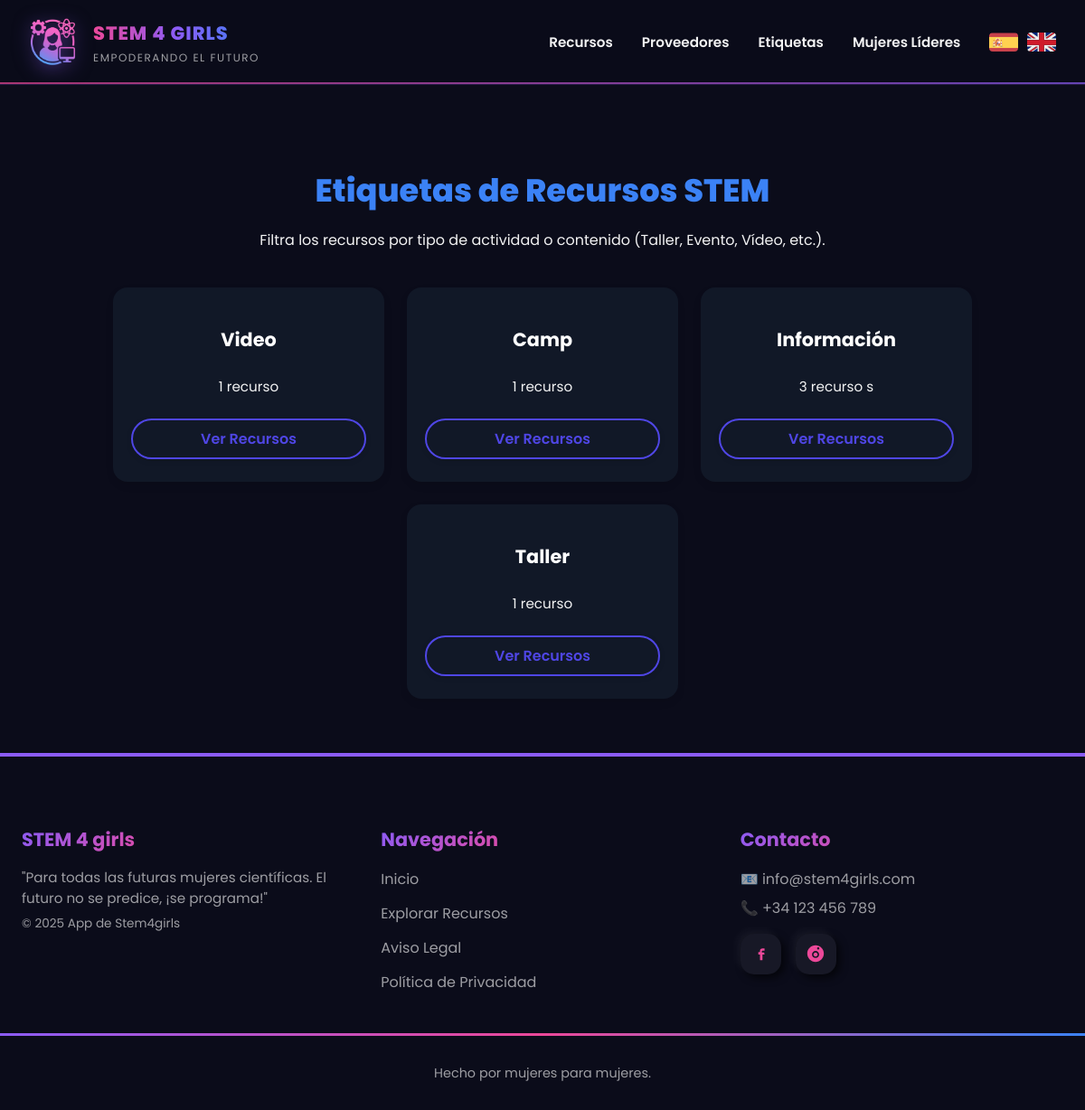
/appstem4girls/tags/, run on an earlier commit of the app's database.
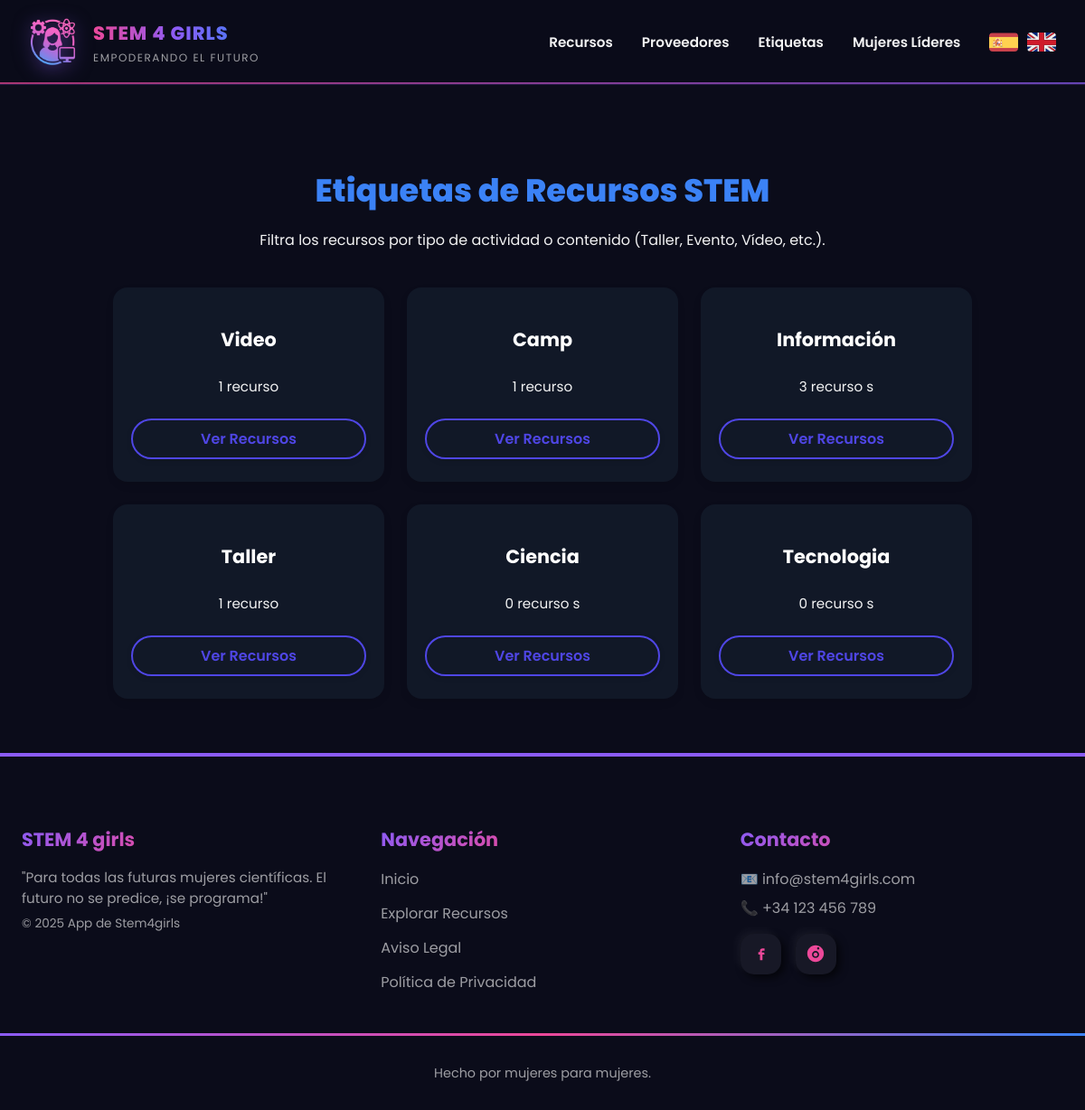
And on a later commit of the database.
### appstem4girls/models.py (models this page shows, shortened)
class Tag(models.Model):
    nombre = models.CharField(max_length=50)
    descripcion = models.TextField(blank=True)

### appstem4girls/views.py (the view)
# urls.py: path('tags/', views.lista_tags, name='lista_tags'),
def lista_tags(request):
    tags = Tag.objects.all()
    return render(request, 'lista_tags.html', {'tags': tags})

### appstem4girls/templates/lista_tags.html (shortened to what this page needs)
{% extends "base.html" %}
{% load static%}
{% load i18n %}
{% block extra_css %}
<link rel="stylesheet" href="{% static 'css/tags.css' %}">
{% endblock %}
{% block contenido %}
<section class="tags_section">
    <h1>{% trans "Etiquetas de Recursos STEM" %}</h1>
    <p class="subtitle">{% trans "Filtra los recursos por tipo de actividad o contenido (Taller, Evento, Vídeo, etc.)." %}</p>
    <div class="tags_grid">
        {% for tag in tags %}
            <div class="tag_card">
                <h2>{{ tag.nombre }}</h2>
                <p>{{ tag.recursos.count }} {% trans "recurso " %}{{ tag.recursos.count|pluralize:"s" }}</p>
                <a href="{% url 'detalle_tag' tag.id %}" class="btn_tag">{% trans "Ver Recursos" %}</a>
            </div>
        {% empty %}
            <p>No hay etiquetas disponibles.</p>
        {% endfor %}
    </div>
</section>
{% endblock %}

### appstem4girls/templates/base.html (shortened to what this page needs)
<!DOCTYPE html>
<html lang="es">
    <head>
        {% load static %}
        {% load i18n %}
        <link rel="stylesheet" href="{% static 'css/base.css' %}">
        {% block extra_css %}{% endblock %}
    </head>
    <body>
        <header class="header-stem">
            <nav class="nav-container">
                <div class="nav-brand">
                <a href="{% url 'index' %}" class="logo-link">
                    <div class="logo-wrapper">
                    <img src="{% static 'images/logo.png' %}" alt="Logo STEM 4 Girls" class="logo-img">
                    <div class="logo-glow"></div>
                    </div>
                    <div class="logo-text">
                    <span class="logo-title">STEM 4 GIRLS</span>
                    <span class="logo-tagline">{% trans "Empoderando el futuro" %}</span>
                    </div>
                </a>
                </div>
                <div class="nav-menu">
                    <a href="{% url 'lista_recursos' %}" class="nav-link">{% trans "Recursos" %}</a>
                    <a href="{% url 'lista_proveedores' %}" class="nav-link">{% trans "Proveedores" %}</a>
                    <a href="{% url 'lista_tags' %}" class="nav-link">{% trans "Etiquetas" %}</a>
                    <a href="{% url 'mujeres_lideres' %}" class="nav-link">{% trans "Mujeres Líderes" %}</a>
                    <div class="lang-switcher">
                        <form id="lang-es" action="{% url 'set_language' %}" method="post">
                            <button type="submit" class="lang-btn">
                                <img src="{% static 'images/es.svg' %}" alt="ES" class="flag-img">
                            </button>
                        </form>
                        <form id="lang-en" action="{% url 'set_language' %}" method="post">
                            <button type="submit" class="lang-btn">
                                <img src="{% static 'images/en.svg' %}" alt="EN" class="flag-img">
                            </button>
                        </form>
                    </div>
                </div>
		    </nav>
        </header>
        <main id="content">
            {% block contenido %}{% endblock %}
        </main>
        <footer class="footer">
            <div class="containerF">
                <div class="footer-col">
                    <h4 class="logo-foot">STEM 4 girls</h4>
                    <p class="mision">
                        {% trans '"Para todas las futuras mujeres científicas. El futuro no se predice, ¡se programa!"' %}
                    </p>
                    <p class="copy">{% trans "© 2025 App de Stem4girls" %}</p>
                </div>
                <div class="footer-col">
                    <h4>{% trans "Navegación" %}</h4>
                    <ul>
                        <li><a href="{% url 'index' %}">{% trans "Inicio" %}</a></li>
                        <li><a href="{% url 'lista_recursos' %}">{% trans "Explorar Recursos" %}</a></li>
                        <li><a href="#">{% trans "Aviso Legal" %}</a></li>
                        <li><a href="#">{% trans "Política de Privacidad" %}</a></li>
                    </ul>
                </div>
                <div class="footer-col" id="contacto">
                    <h4>{% trans "Contacto" %}</h4>
                    <p>📧 <a href="mailto:info@stem4girls.com">info@stem4girls.com</a></p>
                    <p>📞 +34 123 456 789</p>
                    <div class="social-icons">
                        <a href="https://facebook.com" target="_blank" aria-label="Facebook">
                        <svg class="icon" viewBox="0 0 24 24" fill="currentColor">
                        <path d="M14 10.5h2.5L17 13h-2.5v7h-3v-7h-2V10h2V8.45c0-1.6 0.96-2.6 3.01-2.6h2.49v2.5H15c-.88 0-1.25.12-1.25.75V10.5z"/>
                        </svg>
                        </a>
                        <a href="https://instagram.com" target="_blank" aria-label="Instagram">
                        </a>
                    </div>
                </div>
            </div>
        <div class="footer-bottom">
            <p>{% trans "Hecho por mujeres para mujeres." %}</p>
        </div>
    </footer>
    </body>
</html>

### appstem4girls/static/css/tags.css (style rules this page uses)
.tags_section { text-align: center; padding: 60px 20px; max-width: 1100px; margin: 0 auto; }
.tags_section h1 { font-size: 2.2rem; font-weight: 800; color:var(--accent); margin-bottom: 10px; }
.tags_section .subtitle { font-size: 1rem; margin-bottom: 40px; color: var(--text-light); }
.tags_grid { display: flex; flex-wrap: wrap; justify-content: center; gap: 25px; }
.tag_card { width: 260px; min-height: 150px; border-radius: 16px; padding: 25px 20px; background-color: #111827; box-shadow: 0 4px 10px rgba(0,0,0,0.08); display: flex; flex-direction: column; justify-content: space-between; transition: transform 0.3s ease, box-shadow 0.3s ease; }
.tag_card h2 { font-size: 1.3rem; font-weight: 700; margin-bottom: 10px; color: white; }
.tag_card p { font-size: 0.95rem; color: var(--text-light); margin-bottom: 1.5rem; }
.btn_tag { display: inline-block; background-color: transparent; border: 2px solid #4f46e5; color: #4f46e5; font-weight: 600; font-size: 1rem; padding: 8px 20px; border-radius: 9999px; box-shadow: 0 2px 6px rgba(0,0,0,0.1); text-decoration: none; transition: background-color 0.3s ease, transform 0.2s ease; }

What changed in the data, as far as the page shows it:
added Tag: nombre "Ciencia", recursos.count "0"
added Tag: nombre "Tecnologia", recursos.count "0"
